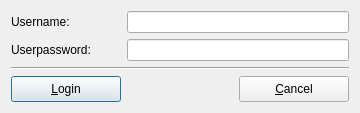
<ui version="4.0" >
 <class>UiLoginBase</class>
 <widget class="QDialog" name="UiLoginBase" >
  <property name="geometry" >
   <rect>
    <x>0</x>
    <y>0</y>
    <width>360</width>
    <height>113</height>
   </rect>
  </property>
  <property name="minimumSize" >
   <size>
    <width>360</width>
    <height>113</height>
   </size>
  </property>
  <property name="maximumSize" >
   <size>
    <width>360</width>
    <height>113</height>
   </size>
  </property>
  <property name="windowTitle" >
   <string>Login</string>
  </property>
  <property name="windowIcon" >
   <iconset resource="../../resource/dms.qrc" >:/picture/16/images/16x16/computer_16.png</iconset>
  </property>
  <layout class="QGridLayout" >
   <item row="0" column="0" >
    <layout class="QGridLayout" >
     <item row="0" column="0" >
      <layout class="QHBoxLayout" >
       <item>
        <widget class="QLabel" name="labelUserName" >
         <property name="minimumSize" >
          <size>
           <width>110</width>
           <height>0</height>
          </size>
         </property>
         <property name="maximumSize" >
          <size>
           <width>110</width>
           <height>16777215</height>
          </size>
         </property>
         <property name="text" >
          <string>Username:</string>
         </property>
         <property name="buddy" >
          <cstring>lineEditUserName</cstring>
         </property>
        </widget>
       </item>
       <item>
        <widget class="QLineEdit" name="lineEditUserName" />
       </item>
      </layout>
     </item>
     <item row="1" column="0" >
      <layout class="QHBoxLayout" >
       <item>
        <widget class="QLabel" name="labelUserPassword" >
         <property name="minimumSize" >
          <size>
           <width>110</width>
           <height>0</height>
          </size>
         </property>
         <property name="maximumSize" >
          <size>
           <width>110</width>
           <height>16777215</height>
          </size>
         </property>
         <property name="text" >
          <string>Userpassword:</string>
         </property>
         <property name="buddy" >
          <cstring>lineEditUserPassword</cstring>
         </property>
        </widget>
       </item>
       <item>
        <widget class="QLineEdit" name="lineEditUserPassword" >
         <property name="echoMode" >
          <enum>QLineEdit::Password</enum>
         </property>
        </widget>
       </item>
      </layout>
     </item>
     <item row="2" column="0" >
      <widget class="Line" name="lineLoginSplit" >
       <property name="orientation" >
        <enum>Qt::Horizontal</enum>
       </property>
      </widget>
     </item>
     <item row="3" column="0" >
      <layout class="QHBoxLayout" >
       <item>
        <widget class="QPushButton" name="btnLogin" >
         <property name="minimumSize" >
          <size>
           <width>110</width>
           <height>26</height>
          </size>
         </property>
         <property name="maximumSize" >
          <size>
           <width>110</width>
           <height>26</height>
          </size>
         </property>
         <property name="text" >
          <string>&amp;Login</string>
         </property>
        </widget>
       </item>
       <item>
        <spacer>
         <property name="orientation" >
          <enum>Qt::Horizontal</enum>
         </property>
         <property name="sizeHint" >
          <size>
           <width>40</width>
           <height>20</height>
          </size>
         </property>
        </spacer>
       </item>
       <item>
        <widget class="QPushButton" name="btnCancel" >
         <property name="minimumSize" >
          <size>
           <width>110</width>
           <height>26</height>
          </size>
         </property>
         <property name="maximumSize" >
          <size>
           <width>110</width>
           <height>26</height>
          </size>
         </property>
         <property name="text" >
          <string>&amp;Cancel</string>
         </property>
        </widget>
       </item>
      </layout>
     </item>
    </layout>
   </item>
  </layout>
 </widget>
 <tabstops>
  <tabstop>lineEditUserName</tabstop>
  <tabstop>lineEditUserPassword</tabstop>
  <tabstop>btnLogin</tabstop>
  <tabstop>btnCancel</tabstop>
 </tabstops>
 <resources>
  <include location="../../resource/dms.qrc" />
 </resources>
 <connections/>
</ui>
